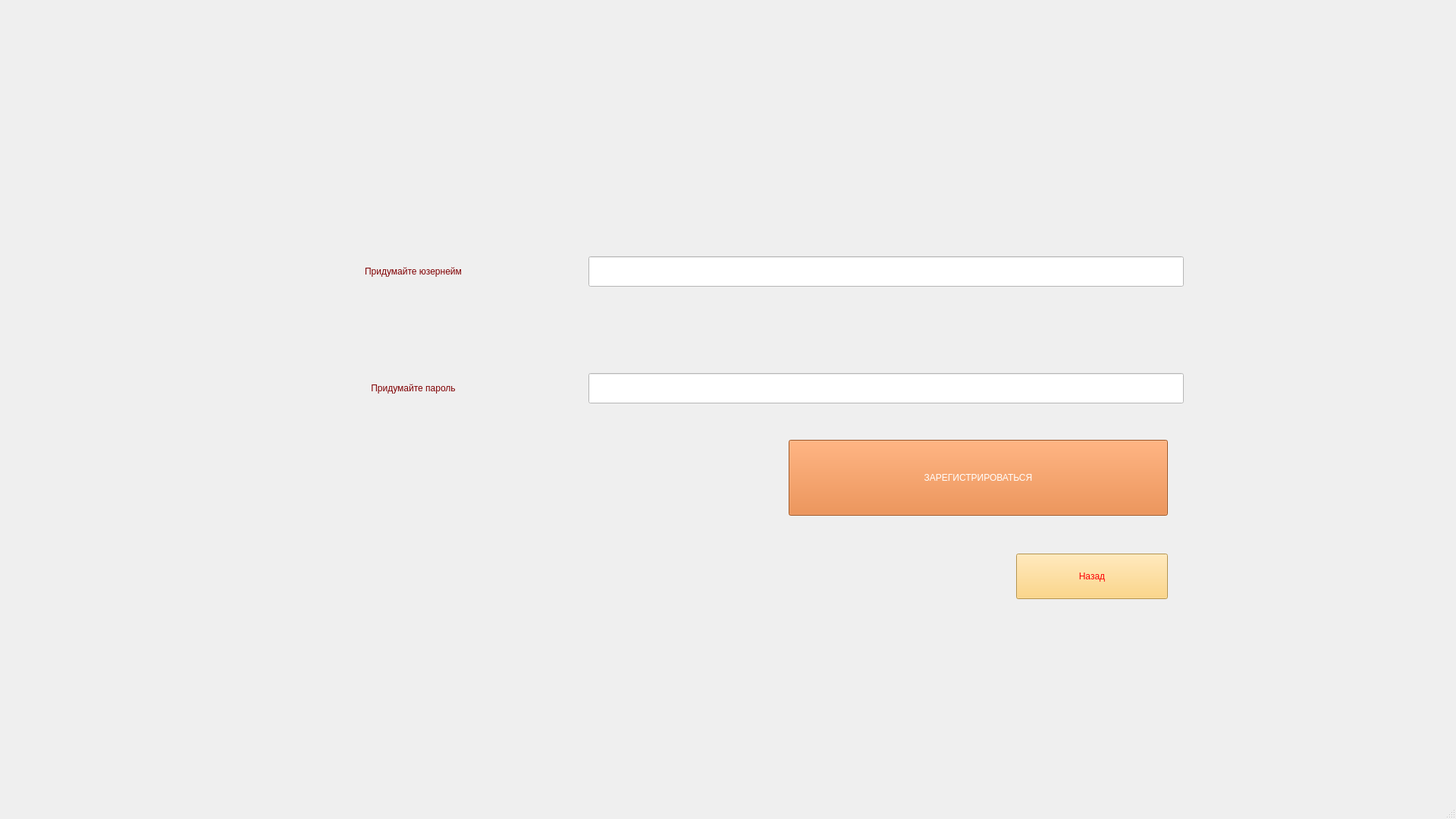
<?xml version="1.0" encoding="UTF-8"?>
<ui version="4.0">
 <class>RegWindow</class>
 <widget class="QMainWindow" name="RegWindow">
  <property name="geometry">
   <rect>
    <x>0</x>
    <y>0</y>
    <width>1920</width>
    <height>1080</height>
   </rect>
  </property>
  <property name="windowTitle">
   <string>Регистрация</string>
  </property>
  <widget class="QWidget" name="centralwidget">
   <widget class="QWidget" name="gridLayoutWidget">
    <property name="geometry">
     <rect>
      <x>320</x>
      <y>230</y>
      <width>1241</width>
      <height>411</height>
     </rect>
    </property>
    <layout class="QGridLayout" name="gridLayout">
     <item row="0" column="0">
      <widget class="QLabel" name="label">
       <property name="minimumSize">
        <size>
         <width>450</width>
         <height>0</height>
        </size>
       </property>
       <property name="styleSheet">
        <string notr="true">font: 30pt bold &quot;Helvetica&quot;;
color: rgb(128, 0, 2);</string>
       </property>
       <property name="text">
        <string>Придумайте юзернейм</string>
       </property>
       <property name="alignment">
        <set>Qt::AlignCenter</set>
       </property>
      </widget>
     </item>
     <item row="0" column="1">
      <widget class="QLineEdit" name="username_enter">
       <property name="minimumSize">
        <size>
         <width>0</width>
         <height>40</height>
        </size>
       </property>
       <property name="styleSheet">
        <string notr="true">background-color: rgb(255, 255, 255);
color: rgb(0, 0, 0);
font: 20pt &quot;Courier&quot;;</string>
       </property>
       <property name="text">
        <string/>
       </property>
      </widget>
     </item>
     <item row="1" column="1">
      <widget class="QLineEdit" name="psw_enter">
       <property name="minimumSize">
        <size>
         <width>0</width>
         <height>40</height>
        </size>
       </property>
       <property name="styleSheet">
        <string notr="true">background-color: rgb(255, 255, 255);
color: rgb(0, 0, 0);
font: 20pt &quot;Courier&quot;;</string>
       </property>
      </widget>
     </item>
     <item row="1" column="0">
      <widget class="QLabel" name="label_3">
       <property name="styleSheet">
        <string notr="true">font: 30pt bold &quot;Helvetica&quot;;
color: rgb(128, 0, 2);</string>
       </property>
       <property name="text">
        <string>Придумайте пароль</string>
       </property>
       <property name="alignment">
        <set>Qt::AlignCenter</set>
       </property>
      </widget>
     </item>
    </layout>
   </widget>
   <widget class="QPushButton" name="reg_btn">
    <property name="geometry">
     <rect>
      <x>1040</x>
      <y>580</y>
      <width>500</width>
      <height>100</height>
     </rect>
    </property>
    <property name="minimumSize">
     <size>
      <width>500</width>
      <height>100</height>
     </size>
    </property>
    <property name="cursor">
     <cursorShape>PointingHandCursor</cursorShape>
    </property>
    <property name="styleSheet">
     <string notr="true">color: rgb(255, 255, 255);
font: 75 30pt &quot;Helvetica&quot;;
background-color: rgb(226, 118, 43);</string>
    </property>
    <property name="text">
     <string>ЗАРЕГИСТРИРОВАТЬСЯ</string>
    </property>
   </widget>
   <widget class="QPushButton" name="go_back">
    <property name="geometry">
     <rect>
      <x>1340</x>
      <y>730</y>
      <width>200</width>
      <height>60</height>
     </rect>
    </property>
    <property name="minimumSize">
     <size>
      <width>200</width>
      <height>60</height>
     </size>
    </property>
    <property name="cursor">
     <cursorShape>PointingHandCursor</cursorShape>
    </property>
    <property name="styleSheet">
     <string notr="true">font: 75 30pt &quot;Courier&quot;;
color: rgb(252, 1, 7);
background-color: rgb(254, 204, 102);</string>
    </property>
    <property name="text">
     <string>Назад</string>
    </property>
   </widget>
  </widget>
  <widget class="QMenuBar" name="menubar">
   <property name="geometry">
    <rect>
     <x>0</x>
     <y>0</y>
     <width>1920</width>
     <height>24</height>
    </rect>
   </property>
  </widget>
  <widget class="QStatusBar" name="statusbar"/>
 </widget>
 <resources/>
 <connections/>
</ui>
